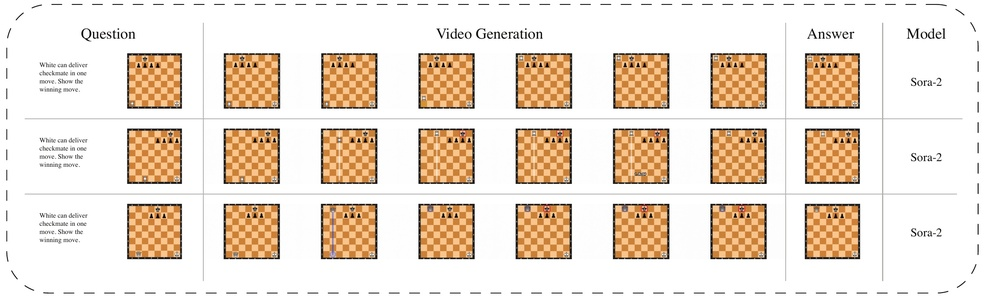
#> input picture paper/video-models-start-to-solve/assets/chess_example.jpg, 1000 x 297 px, shrunk from 2459 x 730 before the run; its folder holds only this picture in this run
$ python -i consistency.py   (imports and definitions only)
#> lines starting #> are read from the running program, lines starting #| are printed output that depends on the picture
"""
Frame consistency analyzer for multi-frame evaluation.

Computes inter-frame similarity metrics to:
- Measure video output stability
- Assign weights to frames based on consistency
- Detect anomalous/noisy frames
"""

import logging
from typing import List, Optional, Tuple, Union
from dataclasses import dataclass
from enum import Enum

import numpy as np
import cv2

logger = logging.getLogger(__name__)


class SimilarityMetric(Enum):
    """Available similarity metrics for frame comparison."""
    HISTOGRAM = "histogram"      # Color histogram correlation
    SSIM = "ssim"               # Structural Similarity Index
    MSE = "mse"                 # Mean Squared Error (inverted to similarity)
    COMBINED = "combined"        # Weighted combination of multiple metrics


@dataclass
class ConsistencyResult:
    """Container for consistency analysis results."""
    stability_score: float           # Overall stability (0-1, higher = more stable)
    weights: List[float]             # Per-frame weights (sum to 1)
    pairwise_similarity: np.ndarray  # NxN similarity matrix
    outlier_indices: List[int]       # Indices of detected outlier frames
    mean_similarity: float           # Average pairwise similarity
    std_similarity: float            # Standard deviation of similarities


class FrameConsistencyAnalyzer:
    """
    Analyzer for computing frame-to-frame consistency in sampled video frames.

    Used to:
    1. Assess overall video output stability
    2. Compute weights for voting (consistent frames get higher weight)
    3. Identify outlier frames that may be noise or transition artifacts

    Attributes:
        metric: Similarity metric to use
        outlier_threshold: Z-score threshold for outlier detection
        weights_method: Method for computing frame weights
        temporal_weight: Weight factor for temporal bias (0=none, 1=strong preference for later frames)
    """

    def __init__(
        self,
        metric: Union[str, SimilarityMetric] = SimilarityMetric.HISTOGRAM,
        outlier_threshold: float = 2.0,
        weights_method: str = "mean_similarity",
        temporal_weight: float = 0.3
    ):
        if isinstance(metric, str):
            metric = SimilarityMetric(metric)
        self.metric = metric
        self.outlier_threshold = outlier_threshold
        self.weights_method = weights_method
        self.temporal_weight = temporal_weight  # 0-1, higher = prefer later frames

    def analyze(self, frames: List[np.ndarray]) -> ConsistencyResult:
        """
        Perform full consistency analysis on a list of frames.

        Args:
            frames: List of RGB image arrays (H, W, 3)

        Returns:
            ConsistencyResult containing all analysis metrics
        """
        if len(frames) < 2:
            # Single frame or empty - return trivial result
            return ConsistencyResult(
                stability_score=1.0,
                weights=[1.0] if frames else [],
                pairwise_similarity=np.array([[1.0]]) if frames else np.array([]),
                outlier_indices=[],
                mean_similarity=1.0,
                std_similarity=0.0
            )

        # Compute pairwise similarity matrix
        sim_matrix = self.compute_pairwise_similarity(frames)

        # Compute statistics
        # Use upper triangle (excluding diagonal) for statistics
        upper_tri = sim_matrix[np.triu_indices(len(frames), k=1)]
        mean_sim = float(np.mean(upper_tri))
        std_sim = float(np.std(upper_tri))

        # Compute per-frame average similarity (excluding self)
        frame_avg_sims = []
        for i in range(len(frames)):
            other_sims = [sim_matrix[i, j] for j in range(len(frames)) if i != j]
            frame_avg_sims.append(np.mean(other_sims))
        frame_avg_sims = np.array(frame_avg_sims)

        # Detect outliers using z-score on frame average similarities
        outlier_indices = self._detect_outliers(frame_avg_sims)

        # Compute weights based on consistency
        weights = self._compute_weights(frame_avg_sims, outlier_indices)

        # Overall stability score
        stability_score = self._compute_stability_score(mean_sim, std_sim, len(outlier_indices), len(frames))

        return ConsistencyResult(
            stability_score=stability_score,
            weights=weights,
            pairwise_similarity=sim_matrix,
            outlier_indices=outlier_indices,
            mean_similarity=mean_sim,
            std_similarity=std_sim
        )

    def compute_pairwise_similarity(self, frames: List[np.ndarray]) -> np.ndarray:
        """
        Compute NxN similarity matrix between all frame pairs.

        Args:
            frames: List of RGB image arrays

        Returns:
            NxN numpy array where entry (i,j) is similarity between frame i and j
        """
        n = len(frames)
#> n = 297
        sim_matrix = np.eye(n)  # Diagonal is 1 (self-similarity)
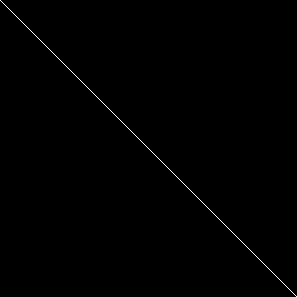
#> sim_matrix: shape (297, 297) float64; values 0 (black) and 1 (white), 0.34% white in thin lines or dots

        for i in range(n):
            for j in range(i + 1, n):
                sim = self._compute_similarity(frames[i], frames[j])
                sim_matrix[i, j] = sim
                sim_matrix[j, i] = sim  # Symmetric
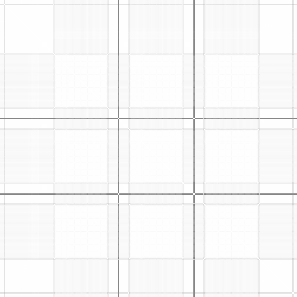
#> sim_matrix: shape (297, 297) float64; min 0.517, max 1, mean 0.975

        return sim_matrix

    # [30 lines left out: functions compute_stability_score, compute_weights, not called in this run]

    def _compute_similarity(self, frame1: np.ndarray, frame2: np.ndarray) -> float:
        """Compute similarity between two frames using configured metric."""
        if self.metric == SimilarityMetric.HISTOGRAM:
            return self._histogram_similarity(frame1, frame2)
        elif self.metric == SimilarityMetric.SSIM:
            return self._ssim_similarity(frame1, frame2)
        elif self.metric == SimilarityMetric.MSE:
            return self._mse_similarity(frame1, frame2)
        elif self.metric == SimilarityMetric.COMBINED:
            return self._combined_similarity(frame1, frame2)
        else:
            raise ValueError(f"Unknown metric: {self.metric}")

    def _histogram_similarity(self, frame1: np.ndarray, frame2: np.ndarray) -> float:
        """
        Compute color histogram correlation between frames.

        Uses 3D color histogram (8 bins per channel) and computes
        correlation coefficient between the two histograms.
        """
        # Convert to BGR for OpenCV
        bgr1 = cv2.cvtColor(frame1, cv2.COLOR_RGB2BGR)
        bgr2 = cv2.cvtColor(frame2, cv2.COLOR_RGB2BGR)

        # Compute 3D color histogram
        hist1 = cv2.calcHist([bgr1], [0, 1, 2], None, [8, 8, 8], [0, 256, 0, 256, 0, 256])
        hist2 = cv2.calcHist([bgr2], [0, 1, 2], None, [8, 8, 8], [0, 256, 0, 256, 0, 256])

        # Normalize
        cv2.normalize(hist1, hist1)
        cv2.normalize(hist2, hist2)

        # Compute correlation (range: -1 to 1, we map to 0-1)
        correlation = cv2.compareHist(hist1, hist2, cv2.HISTCMP_CORREL)
        return (correlation + 1) / 2  # Map from [-1, 1] to [0, 1]

    # [70 lines left out: functions _ssim_similarity, _mse_similarity, _combined_similarity, not called in this run]

    def _detect_outliers(self, frame_similarities: np.ndarray) -> List[int]:
        """
        Detect outlier frames using z-score method.

        Frames with average similarity significantly below the mean are flagged.
        """
        if len(frame_similarities) < 3:
            return []

        mean_sim = np.mean(frame_similarities)
        std_sim = np.std(frame_similarities)

        if std_sim < 1e-6:  # All frames very similar
            return []

        z_scores = (mean_sim - frame_similarities) / std_sim  # Inverted: low similarity = high z-score

        outliers = [i for i, z in enumerate(z_scores) if z > self.outlier_threshold]
        return outliers

    def _compute_weights(
        self,
        frame_avg_sims: np.ndarray,
        outlier_indices: List[int]
    ) -> List[float]:
        """
        Compute per-frame weights based on average similarity and temporal position.

        Weight factors:
        1. Consistency weight: Higher average similarity = higher weight
        2. Temporal weight: Later frames get higher weight (prefer final state)
        3. Outlier penalty: Detected outliers get reduced weight
        """
        n = len(frame_avg_sims)

        if n == 0:
            return []

        if n == 1:
            return [1.0]

        # 1. Consistency-based weights (normalized)
        consistency_weights = frame_avg_sims.copy()
        if np.sum(consistency_weights) > 0:
            consistency_weights = consistency_weights / np.sum(consistency_weights)
        else:
            consistency_weights = np.ones(n) / n

        # 2. Temporal weights (linear increase toward later frames)
        # e.g., for 5 frames: [0.2, 0.4, 0.6, 0.8, 1.0] normalized
        temporal_weights = np.linspace(0.2, 1.0, n)
        temporal_weights = temporal_weights / np.sum(temporal_weights)

        # 3. Combine consistency and temporal weights
        # temporal_weight=0 -> only consistency
        # temporal_weight=1 -> only temporal
        combined_weights = (
            (1 - self.temporal_weight) * consistency_weights +
            self.temporal_weight * temporal_weights
        )

        # 4. Apply outlier penalty
        for idx in outlier_indices:
            combined_weights[idx] *= 0.5
#> this loop made 4 passes
#> idx on passes 1 to 4: 4, 118, 193, 194

        # Normalize to sum to 1
        total = np.sum(combined_weights)
        if total > 0:
            combined_weights = combined_weights / total
        else:
            combined_weights = np.ones(n) / n

        return combined_weights.tolist()

    def _compute_stability_score(
        self,
        mean_similarity: float,
        std_similarity: float,
        n_outliers: int,
        n_frames: int
    ) -> float:
        """
        Compute overall stability score.

        Based on:
        - Mean similarity (higher = more stable)
        - Standard deviation (lower = more consistent)
        - Outlier ratio (fewer outliers = more stable)
        """
        # Mean similarity contribution (0-1)
        mean_score = mean_similarity

        # Consistency contribution (low std = high score)
        # Using exponential decay: std=0 -> 1, std=0.5 -> 0.37
        consistency_score = np.exp(-std_similarity * 4)

        # Outlier penalty
        outlier_ratio = n_outliers / n_frames if n_frames > 0 else 0
        outlier_score = 1 - outlier_ratio

        # Weighted combination
        stability = 0.5 * mean_score + 0.3 * consistency_score + 0.2 * outlier_score

        return float(np.clip(stability, 0, 1))


# [28 lines left out: functions compute_frame_weights, compute_stability_score, not called in this run]

>>> import cv2
>>> picture = cv2.cvtColor(cv2.imread('../../paper/video-models-start-to-solve/assets/chess_example.jpg'), cv2.COLOR_BGR2RGB)
>>> result = FrameConsistencyAnalyzer().analyze(picture)
